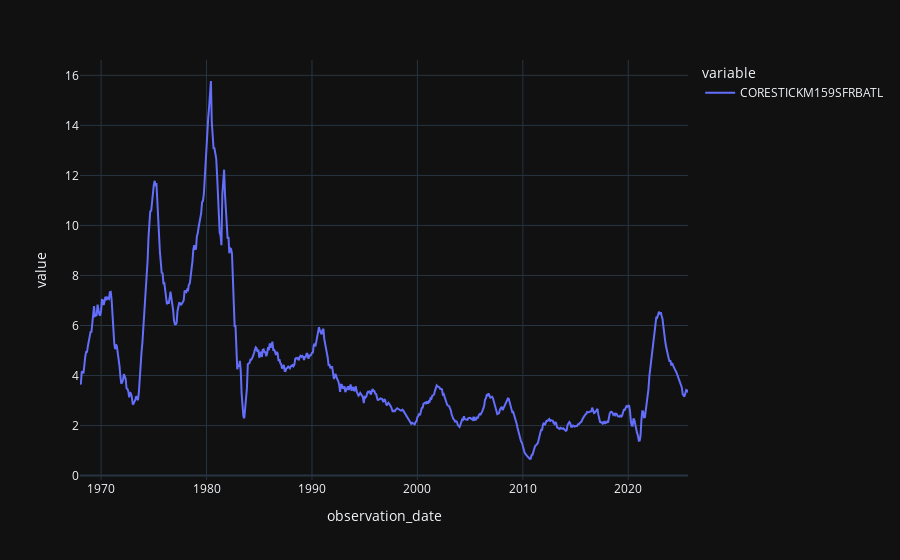

The notebook cell this image was saved under:
### Code cell
df.plot()

### Figure 1 — Plotly figure (JSON) as saved in the notebook; plotly's stock layout.template omitted (floating-point values rounded to 4 significant figures; data arrays with more than 128 entries replaced by an {"elided": "..."} marker saying what was removed)
{"data": [{"hovertemplate": "variable=CORESTICKM159SFRBATL<br>observation_date=%{x}<br>value=%{y}<extra></extra>", "legendgroup": "CORESTICKM159SFRBATL", "line": {"color": "#636efa", "dash": "solid"}, "marker": {"symbol": "circle"}, "mode": "lines", "name": "CORESTICKM159SFRBATL", "orientation": "v", "showlegend": true, "type": "scatter", "x": {"elided": "693 str values"}, "xaxis": "x", "y": {"elided": "693 float values"}, "yaxis": "y"}], "layout": {"legend": {"title": {"text": "variable"}, "tracegroupgap": 0}, "margin": {"t": 60}, "xaxis": {"anchor": "y", "domain": [0, 1], "title": {"text": "observation_date"}}, "yaxis": {"anchor": "x", "domain": [0, 1], "title": {"text": "value"}}}}
